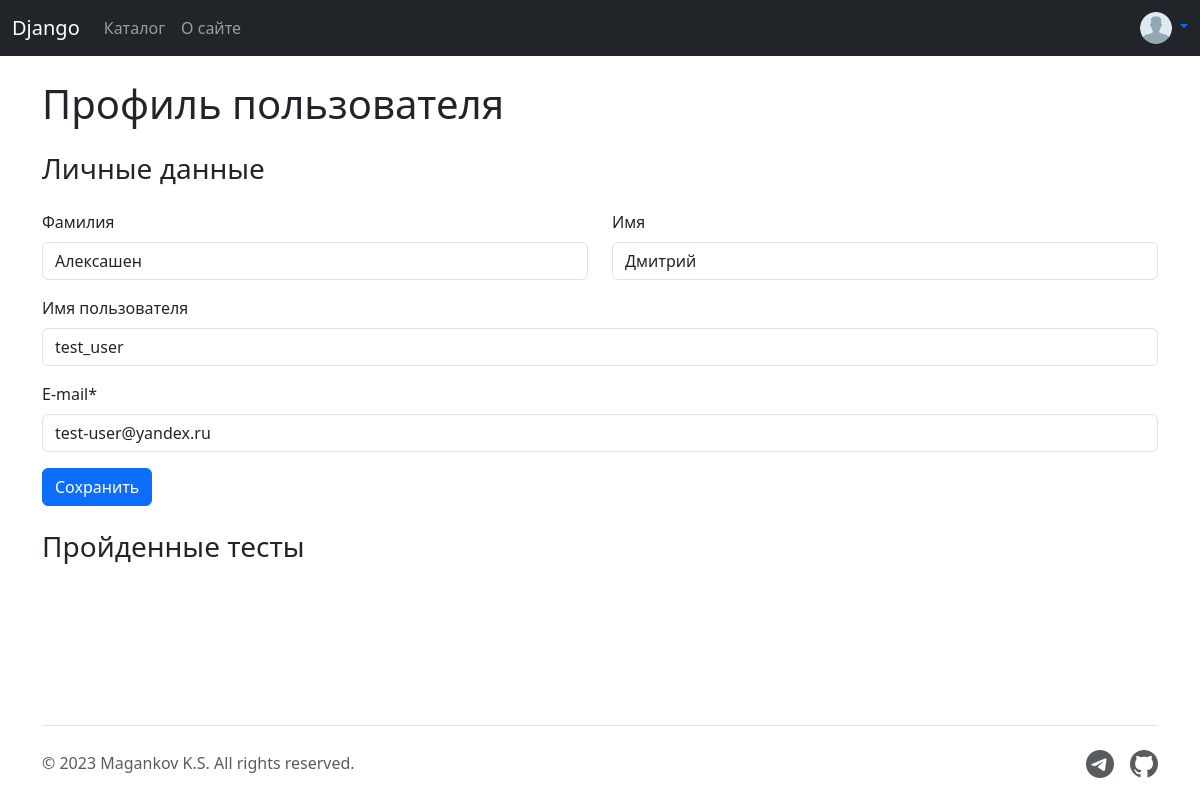
Before: /profile/ (signed in) with the older database file.
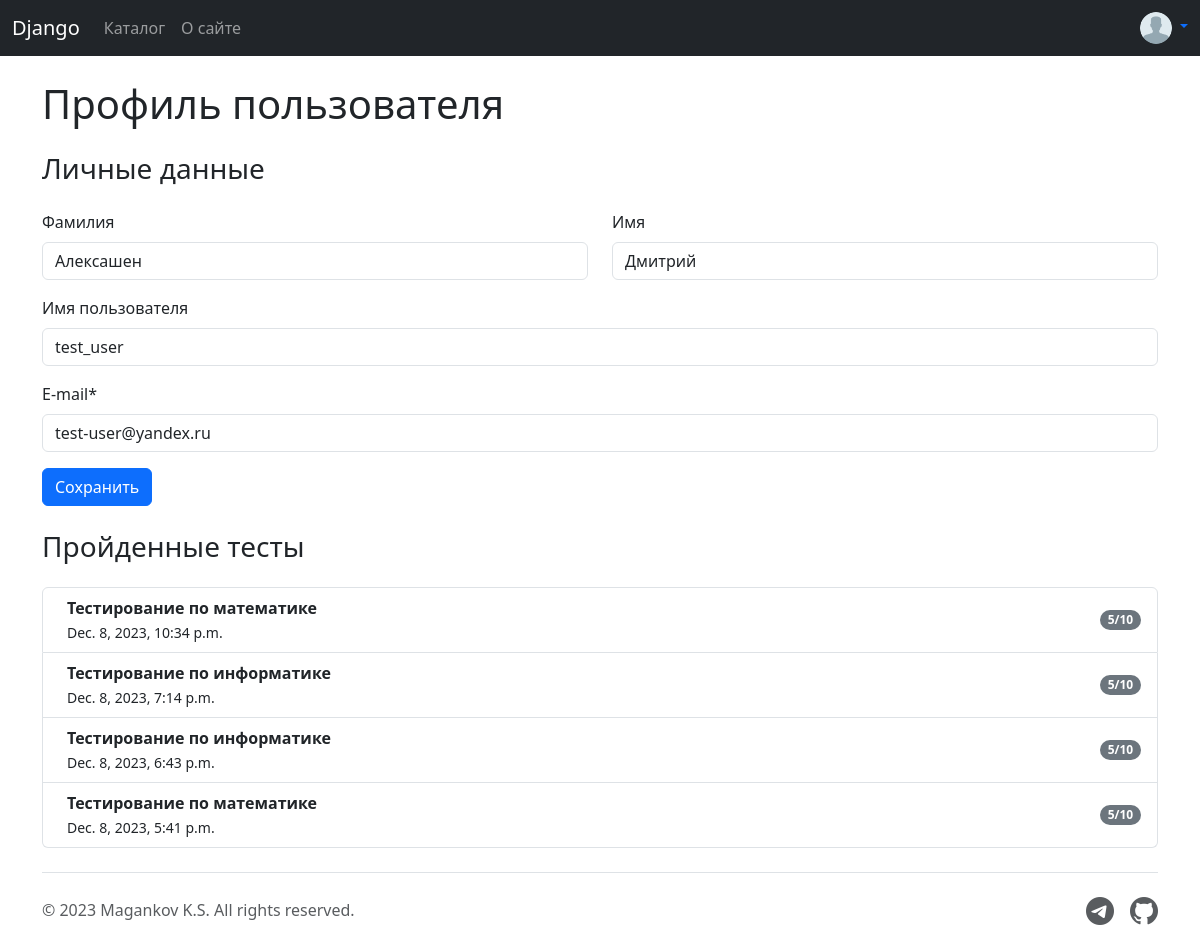
After: the same page with the newer database file.
### tester_app/models.py (models this page shows, shortened)
class Testing(models.Model):
    TYPE_CHOICES = (
        ('TEST', 'Тест'),
        ('INTERPRETER', 'Интерпретатор'),
    )
    name = models.CharField(max_length=50)
    description = models.TextField(max_length=150)
    type = models.CharField(max_length=15, choices=TYPE_CHOICES, default='TEST')
    slug = AutoSlugField(populate_from='name', unique=True, slugify=slugify_value)
    objects = models.Manager()

### tester_app/views.py (the view)
# urls.py: path("profile/", views.profile_view, name="profile"),
@login_required(login_url='login')
def profile_view(request):
    context['title'] = 'Профиль'
    context['has_header'] = True
    user = request.user
    if user.is_superuser or user.is_staff:
        return redirect(f'/admin/auth/user/{user.id}')
    form = UpdateUserForm(instance=user)
    context['form'] = form
    answers = ((Answer.objects.filter(user=user).distinct()
                .values('datetime', 'question__test__name'))
               .order_by('-datetime'))
    print(answers)
    context['data'] = answers
    return render(request, 'tester_app/profile.html', context)

### tester_app/forms.py (shortened to what this page needs)
class LoginForm(forms.Form):
    username = forms.CharField(max_length=100, label='Логин',
                               widget=forms.TextInput(attrs={"class": "form-control rounded-3",
                                                             "placeholder": "Enter your username"}))
    password = forms.CharField(max_length=100, label='Пароль',
                               widget=forms.PasswordInput(attrs={"class": "form-control rounded-3",
                                                                 "placeholder": "Enter your password"}))

class UpdateUserForm(forms.ModelForm):
    last_name = forms.CharField(max_length=100, label='Фамилия',
                                widget=forms.TextInput(attrs={"class": "form-control",
                                                              "placeholder": "Иванов"}))
    first_name = forms.CharField(max_length=100, label='Имя',
                                 widget=forms.TextInput(attrs={"class": "form-control",
                                                               "placeholder": "Дмитрий"}))
    username = forms.CharField(max_length=50, label='Имя пользователя',
                               widget=forms.TextInput(attrs={"class": "form-control",
                                                             "placeholder": "ivanov_dmitry"}))
    email = forms.EmailField(max_length=100, label='E-mail*', required=False,
                             widget=forms.EmailInput(attrs={"class": "form-control",
                                                            "placeholder": "user@yandex.ru"}))
    class Meta:
        model = User
        fields = ['last_name', 'first_name', 'username', 'email']

### templates/tester_app/profile.html (shortened to what this page needs)
{% extends "tester_app/base.html" %}
{% block body %}
<div class="container">
    <h1 class="mb-4">Профиль пользователя</h1>
    <form class="mb-4" method="POST" action="{% url 'profile_save' %}">
        <div class="row gy-3">
            <h3>Личные данные</h3>
            <div class="col-md-6">
                <label for="{{form.last_name.id_for_label}}"
                       class="form-label">{{form.last_name.label}}
                </label>
                {{form.last_name}}
            </div>
            <div class="col-md-6">
                <label for="{{form.first_name.id_for_label}}"
                       class="form-label">{{form.first_name.label}}
                </label>
                {{form.first_name}}
            </div>
            <div class="col-md-12">
                <label for="{{form.username.id_for_label}}"
                       class="form-label">{{form.username.label}}
                </label>
                {{form.username}}
            </div>
            <div class="col-md-12">
                <label for="{{form.email.id_for_label}}"
                       class="form-label">{{form.email.label}}
                </label>
                {{form.email}}
            </div>
            <div class="col-12">
                <button type="submit" class="btn btn-primary">Сохранить</button>
            </div>
        </div>
    </form>
    <h3 class="mb-4">Пройденные тесты</h3>
    <ul class="list-group mb-4">
        {% for a in data %}
        <li class="list-group-item d-flex justify-content-between align-items-center">
            <div class="ms-2 me-auto">
                <div class="fw-bold">{{a.question__test__name}}</div>
                <small>{{a.datetime}}</small>
            </div>
            <span class="badge bg-secondary rounded-pill">5/10</span>
        </li>
        {% endfor %}
    </ul>
</div>
{% endblock %}

### templates/tester_app/base.html (shortened to what this page needs)
{% load static %}
<!DOCTYPE html>
<html lang="ru" data-bs-theme="auto">
<head>
    <link rel="stylesheet" href="{% static 'tester_app/css/style.css' %}">
    <link rel="stylesheet" href="{% static 'tester_app/css/bootstrap.css' %}">
    <link rel="stylesheet" href="https://cdn.jsdelivr.net/npm/bootstrap-icons@1.11.1/font/bootstrap-icons.css">
</head>
<body>
{% if has_header %}
{% include 'tester_app/header.html' %}
{% endif %}
{% block body %}{% endblock %}
{% include 'tester_app/footer.html' %}
</body>
</html>

### templates/tester_app/header.html (shortened to what this page needs)
{% load static %}
<header class="mb-4">
    <nav class="navbar navbar-expand-sm navbar-dark bg-dark" aria-label="Fourth navbar example">
        <div class="container-fluid">
            <a class="navbar-brand" href="/">Django</a>
            <div class="collapse navbar-collapse" id="navbarHeader">
                <ul class="navbar-nav me-auto">
                    <li class="nav-item"><a class="nav-link" href="{% url 'index' %}">Каталог</a></li>
                    <li class="nav-item"><a class="nav-link" href="{% url 'about' %}">О сайте</a></li>
                </ul>
                {% if user.is_authenticated %}
                <div class="d-flex">
                    <div class="dropdown">
                        <a href="#" class="d-block text-decoration-none dropdown-toggle" data-bs-toggle="dropdown"
                           aria-expanded="false">
                             <img src="{% static 'tester_app/media/default-profile.png' %}" alt="user" width="32" height="32"
                                 class="rounded-circle">
                        </a>
                    </div>
                </div>
                {% endif %}
            </div>
        </div>
    </nav>
</header>

### templates/tester_app/footer.html
<div class="container mt-auto">
    <footer class="d-flex flex-wrap justify-content-between align-items-center py-3 border-top">
        <div class="col d-flex align-items-center">
            <span class="mb-md-0 text-body-secondary">© 2023 Magankov K.S. All rights reserved.</span>
        </div>
        <ul class="nav col justify-content-end list-unstyled d-flex">
            <li class="ms-3">
                <a class="text-body-secondary" target="_blank" href="https://t.me/MrMortem"><i
                        class="bi bi-telegram fs-3"></i></a>
            </li>
            <li class="ms-3">
                <a class="text-body-secondary" target="_blank" href="https://github.com/Kirill-Magankov"><i
                        class="bi bi-github fs-3"></i></a>
            </li>
        </ul>
    </footer>
</div>

### static/tester_app/css/style.css (style rules this page uses)
body, html { height: 100%; }
body { display: flex; flex-direction: column; height: 100%; }

Changed rows visible on the page:
added Testing: question__test__name "Тестирование по математике", datetime "Dec. 8, 2023, 10:34 p.m.", datetime "Dec. 8, 2023, 5:41 p.m."
added Testing: question__test__name "Тестирование по информатике", datetime "Dec. 8, 2023, 7:14 p.m.", datetime "Dec. 8, 2023, 6:43 p.m."
